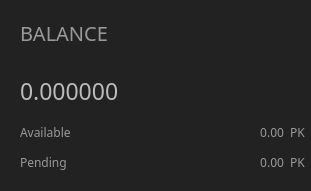
     <widget class="QGroupBox" name="fundsBox">
      <property name="geometry">
       <rect>
        <x>190</x>
        <y>110</y>
        <width>311</width>
        <height>191</height>
       </rect>
      </property>
      <property name="styleSheet">
       <string notr="true">background: #222;border-radius: 2px;</string>
      </property>
      <property name="title">
       <string/>
      </property>
      <widget class="QLabel" name="label_4">
       <property name="geometry">
        <rect>
         <x>20</x>
         <y>150</y>
         <width>121</width>
         <height>25</height>
        </rect>
       </property>
       <property name="font">
        <font>
         <family>Poppins</family>
         <pointsize>-1</pointsize>
        </font>
       </property>
       <property name="styleSheet">
        <string notr="true">color: #999;
background: transparent;
font-family: Poppins;
font-size: 12px;</string>
       </property>
       <property name="text">
        <string>Pending</string>
       </property>
      </widget>
      <widget class="QLabel" name="label_2">
       <property name="geometry">
        <rect>
         <x>20</x>
         <y>120</y>
         <width>111</width>
         <height>24</height>
        </rect>
       </property>
       <property name="font">
        <font>
         <family>Poppins</family>
         <pointsize>-1</pointsize>
        </font>
       </property>
       <property name="styleSheet">
        <string notr="true">color: #999;
background: transparent;
font-family: Poppins;
font-size: 12px;</string>
       </property>
       <property name="text">
        <string>Available</string>
       </property>
      </widget>
      <widget class="QLabel" name="m_actualBalanceLabel">
       <property name="geometry">
        <rect>
         <x>123</x>
         <y>120</y>
         <width>161</width>
         <height>24</height>
        </rect>
       </property>
       <property name="font">
        <font>
         <family>Poppins</family>
         <pointsize>-1</pointsize>
        </font>
       </property>
       <property name="styleSheet">
        <string notr="true">color: #999;
background: transparent;
font-family: Poppins;
font-size: 12px;</string>
       </property>
       <property name="text">
        <string notr="true">0.00</string>
       </property>
       <property name="alignment">
        <set>Qt::AlignRight|Qt::AlignTrailing|Qt::AlignVCenter</set>
       </property>
      </widget>
      <widget class="QLabel" name="m_pendingBalanceLabel">
       <property name="geometry">
        <rect>
         <x>123</x>
         <y>150</y>
         <width>161</width>
         <height>25</height>
        </rect>
       </property>
       <property name="font">
        <font>
         <family>Poppins</family>
         <pointsize>-1</pointsize>
        </font>
       </property>
       <property name="styleSheet">
        <string notr="true">color: #999;
background: transparent;
font-family: Poppins;
font-size: 12px;</string>
       </property>
       <property name="text">
        <string notr="true">0.00</string>
       </property>
       <property name="alignment">
        <set>Qt::AlignRight|Qt::AlignTrailing|Qt::AlignVCenter</set>
       </property>
      </widget>
      <widget class="QLabel" name="m_tickerLabel2">
       <property name="geometry">
        <rect>
         <x>290</x>
         <y>150</y>
         <width>31</width>
         <height>25</height>
        </rect>
       </property>
       <property name="font">
        <font>
         <family>Poppins</family>
         <pointsize>-1</pointsize>
        </font>
       </property>
       <property name="styleSheet">
        <string notr="true">color: #999;
background: transparent;
font-family: Poppins;
font-size: 12px;</string>
       </property>
       <property name="text">
        <string notr="true">PK</string>
       </property>
      </widget>
      <widget class="QLabel" name="m_tickerLabel1">
       <property name="geometry">
        <rect>
         <x>290</x>
         <y>120</y>
         <width>31</width>
         <height>24</height>
        </rect>
       </property>
       <property name="font">
        <font>
         <family>Poppins</family>
         <pointsize>-1</pointsize>
        </font>
       </property>
       <property name="styleSheet">
        <string notr="true">color: #999;
background: transparent;
font-family: Poppins;
font-size: 12px;</string>
       </property>
       <property name="text">
        <string notr="true">PK</string>
       </property>
      </widget>
      <widget class="QLabel" name="label_10">
       <property name="geometry">
        <rect>
         <x>20</x>
         <y>20</y>
         <width>151</width>
         <height>25</height>
        </rect>
       </property>
       <property name="font">
        <font>
         <family>Poppins</family>
         <pointsize>-1</pointsize>
        </font>
       </property>
       <property name="styleSheet">
        <string notr="true">color: #999;
background: transparent;
font-size: 20px;
font-family: Poppins;</string>
       </property>
       <property name="text">
        <string>BALANCE</string>
       </property>
      </widget>
      <widget class="QLabel" name="m_totalBalanceLabel">
       <property name="geometry">
        <rect>
         <x>20</x>
         <y>70</y>
         <width>291</width>
         <height>41</height>
        </rect>
       </property>
       <property name="minimumSize">
        <size>
         <width>0</width>
         <height>0</height>
        </size>
       </property>
       <property name="font">
        <font>
         <family>Poppins</family>
         <pointsize>-1</pointsize>
        </font>
       </property>
       <property name="styleSheet">
        <string notr="true">color: #bbb;
background: transparent;
font-family: Poppins;
font-size: 23px;</string>
       </property>
       <property name="text">
        <string notr="true">0.000000</string>
       </property>
       <property name="alignment">
        <set>Qt::AlignLeading|Qt::AlignLeft|Qt::AlignVCenter</set>
       </property>
      </widget>
     </widget>
